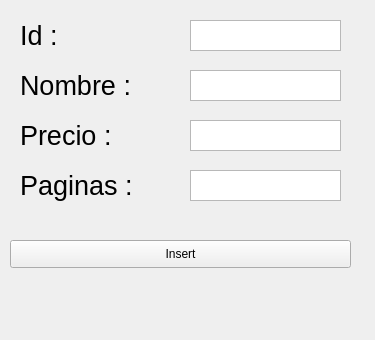
<?xml version="1.0" encoding="UTF-8"?>
<ui version="4.0">
 <class>InsertWindow</class>
 <widget class="QWidget" name="InsertWindow">
  <property name="geometry">
   <rect>
    <x>0</x>
    <y>0</y>
    <width>375</width>
    <height>340</height>
   </rect>
  </property>
  <property name="windowTitle">
   <string>Insert</string>
  </property>
  <widget class="QTextEdit" name="textEditInsertId">
   <property name="geometry">
    <rect>
     <x>190</x>
     <y>20</y>
     <width>151</width>
     <height>31</height>
    </rect>
   </property>
  </widget>
  <widget class="QPushButton" name="botonInsertLibro">
   <property name="geometry">
    <rect>
     <x>10</x>
     <y>240</y>
     <width>341</width>
     <height>28</height>
    </rect>
   </property>
   <property name="text">
    <string>Insert</string>
   </property>
  </widget>
  <widget class="QLabel" name="label">
   <property name="geometry">
    <rect>
     <x>20</x>
     <y>10</y>
     <width>71</width>
     <height>51</height>
    </rect>
   </property>
   <property name="font">
    <font>
     <pointsize>20</pointsize>
    </font>
   </property>
   <property name="layoutDirection">
    <enum>Qt::LeftToRight</enum>
   </property>
   <property name="text">
    <string>Id :</string>
   </property>
   <property name="alignment">
    <set>Qt::AlignLeading|Qt::AlignLeft|Qt::AlignVCenter</set>
   </property>
  </widget>
  <widget class="QTextEdit" name="textEditInsertNombre">
   <property name="geometry">
    <rect>
     <x>190</x>
     <y>70</y>
     <width>151</width>
     <height>31</height>
    </rect>
   </property>
  </widget>
  <widget class="QLabel" name="label_2">
   <property name="geometry">
    <rect>
     <x>20</x>
     <y>60</y>
     <width>161</width>
     <height>51</height>
    </rect>
   </property>
   <property name="font">
    <font>
     <pointsize>20</pointsize>
    </font>
   </property>
   <property name="layoutDirection">
    <enum>Qt::LeftToRight</enum>
   </property>
   <property name="text">
    <string>Nombre :</string>
   </property>
   <property name="alignment">
    <set>Qt::AlignLeading|Qt::AlignLeft|Qt::AlignVCenter</set>
   </property>
  </widget>
  <widget class="QTextEdit" name="textEditInsertPrecio">
   <property name="geometry">
    <rect>
     <x>190</x>
     <y>120</y>
     <width>151</width>
     <height>31</height>
    </rect>
   </property>
  </widget>
  <widget class="QLabel" name="label_3">
   <property name="geometry">
    <rect>
     <x>20</x>
     <y>110</y>
     <width>161</width>
     <height>51</height>
    </rect>
   </property>
   <property name="font">
    <font>
     <pointsize>20</pointsize>
    </font>
   </property>
   <property name="layoutDirection">
    <enum>Qt::LeftToRight</enum>
   </property>
   <property name="text">
    <string>Precio :</string>
   </property>
   <property name="alignment">
    <set>Qt::AlignLeading|Qt::AlignLeft|Qt::AlignVCenter</set>
   </property>
  </widget>
  <widget class="QTextEdit" name="textEditInsertPaginas">
   <property name="geometry">
    <rect>
     <x>190</x>
     <y>170</y>
     <width>151</width>
     <height>31</height>
    </rect>
   </property>
  </widget>
  <widget class="QLabel" name="label_4">
   <property name="geometry">
    <rect>
     <x>20</x>
     <y>160</y>
     <width>161</width>
     <height>51</height>
    </rect>
   </property>
   <property name="font">
    <font>
     <pointsize>20</pointsize>
    </font>
   </property>
   <property name="layoutDirection">
    <enum>Qt::LeftToRight</enum>
   </property>
   <property name="text">
    <string>Paginas :</string>
   </property>
   <property name="alignment">
    <set>Qt::AlignLeading|Qt::AlignLeft|Qt::AlignVCenter</set>
   </property>
  </widget>
  <widget class="QLabel" name="textoActualizacionInsert">
   <property name="geometry">
    <rect>
     <x>30</x>
     <y>290</y>
     <width>311</width>
     <height>31</height>
    </rect>
   </property>
   <property name="font">
    <font>
     <pointsize>14</pointsize>
    </font>
   </property>
   <property name="text">
    <string/>
   </property>
   <property name="alignment">
    <set>Qt::AlignCenter</set>
   </property>
  </widget>
 </widget>
 <resources/>
 <connections/>
</ui>
